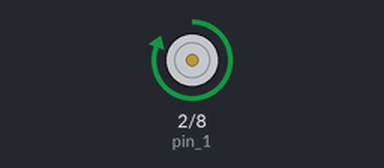
The sketch below on a simulated Arduino Uno, built with avr-gcc and run on an emulated ATmega328P. Shown: motor-driver pin pairs drawn as motors (green arrow = first pin HIGH = forward, orange = second pin HIGH = backward, longer = more drive).

Above: at 1.5 s.
At 4.5 s:
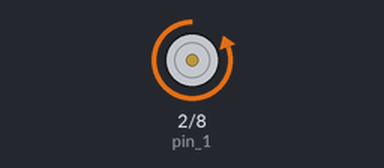
At 6.5 s:
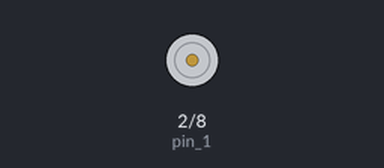
Timing chart, 0 to 9.1 s (numbered marks = the images above):
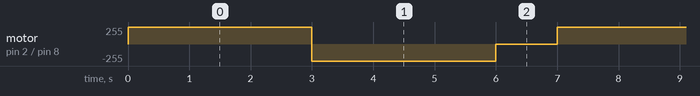

The sketch:

Motors.ino
```cpp
int pin_1 = 2;
int pin_2 = 8;

void setup(){
  pinMode(pin_1, OUTPUT);
  pinMode(pin_2, OUTPUT);
}

void loop(){

  digitalWrite(pin_1, HIGH);
  digitalWrite(pin_2, LOW);
  delay(3000);
  digitalWrite(pin_1, LOW);
  digitalWrite(pin_2, HIGH);
  delay(3000);
  digitalWrite(pin_1, LOW);
  digitalWrite(pin_2, LOW);
  delay(1000);
}
```

Measured:
- by itself, motor on pin 2 (pin_1) / pin 8 (pin_2): repeats every 7.0 s: backward 255/255 3.0 s, stopped 1.0 s, forward 255/255 3.0 s
